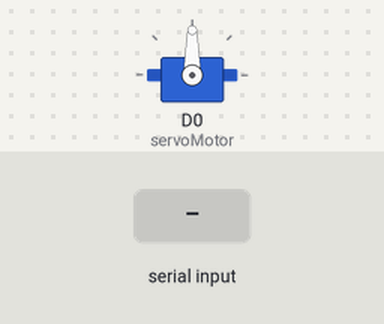
This sketch was run on a simulated ESP8266 (NodeMCU). Shown: servo. The test bench sets the inputs (shaded band).

Above: at 1.2 s.
1.3 s: "1" received over Serial
At 1.7 s:
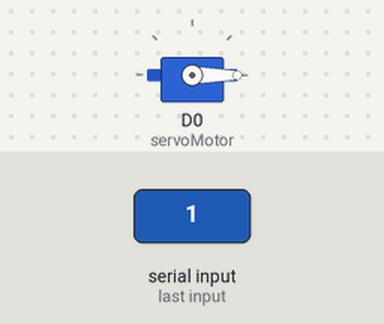
2.8 s: "0" received over Serial
At 4.0 s:
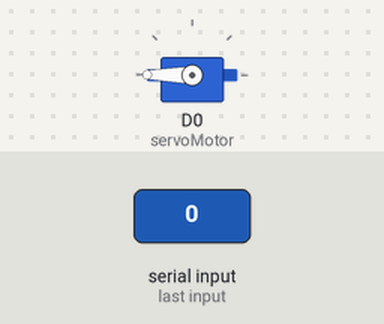
Timing chart, 0 to 5.8 s (numbered marks = the images above; inputs shaded):
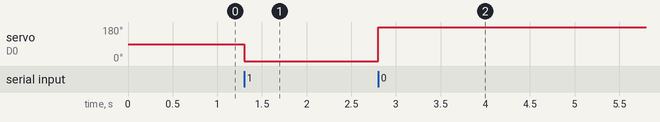

Measured:
- after the input at 1.3 s, servo on D0 (servoMotor): 90° → 0° at once
- after the input at 2.8 s, servo on D0 (servoMotor): 0° → 180° at once

The sketch:

Activity-12_Segregation_System.ino
```cpp
#include <Servo.h>


Servo servoMotor;


void setup()
{
  servoMotor.attach(D0); // Attach servo to pin D0
  Serial.begin(9600);
}


 void loop()
{
  if (Serial.available() > 0) {
    char command = Serial.read();
    if (command == '1') {
      servoMotor.write(0); // Move servo clockwise
    } else if (command == '0') {
      servoMotor.write(180); // Move servo anticlockwise
    }
  }
}
```
